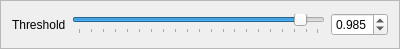
<?xml version="1.0" encoding="UTF-8"?>
<ui version="4.0">
 <class>ThresholdWidget</class>
 <widget class="QFrame" name="ThresholdWidget">
  <property name="windowModality">
   <enum>Qt::ApplicationModal</enum>
  </property>
  <property name="geometry">
   <rect>
    <x>0</x>
    <y>0</y>
    <width>400</width>
    <height>49</height>
   </rect>
  </property>
  <property name="sizePolicy">
   <sizepolicy hsizetype="Preferred" vsizetype="Fixed">
    <horstretch>0</horstretch>
    <verstretch>0</verstretch>
   </sizepolicy>
  </property>
  <property name="windowTitle">
   <string>Frame</string>
  </property>
  <property name="frameShape">
   <enum>QFrame::StyledPanel</enum>
  </property>
  <property name="frameShadow">
   <enum>QFrame::Raised</enum>
  </property>
  <layout class="QGridLayout" name="gridLayout">
   <item row="0" column="0">
    <layout class="QHBoxLayout" name="horizontalLayout">
     <item>
      <widget class="QLabel" name="label">
       <property name="text">
        <string>Threshold</string>
       </property>
      </widget>
     </item>
     <item>
      <widget class="QSlider" name="thresholdHorizontalSlider">
       <property name="minimum">
        <number>800</number>
       </property>
       <property name="maximum">
        <number>999</number>
       </property>
       <property name="value">
        <number>985</number>
       </property>
       <property name="orientation">
        <enum>Qt::Horizontal</enum>
       </property>
       <property name="tickPosition">
        <enum>QSlider::TicksBelow</enum>
       </property>
       <property name="tickInterval">
        <number>10</number>
       </property>
      </widget>
     </item>
     <item>
      <widget class="QDoubleSpinBox" name="thresholdDoubleSpinBox">
       <property name="decimals">
        <number>3</number>
       </property>
       <property name="minimum">
        <double>0.800000000000000</double>
       </property>
       <property name="maximum">
        <double>0.999000000000000</double>
       </property>
       <property name="singleStep">
        <double>0.001000000000000</double>
       </property>
       <property name="value">
        <double>0.985000000000000</double>
       </property>
      </widget>
     </item>
    </layout>
   </item>
  </layout>
 </widget>
 <resources/>
 <connections/>
</ui>
